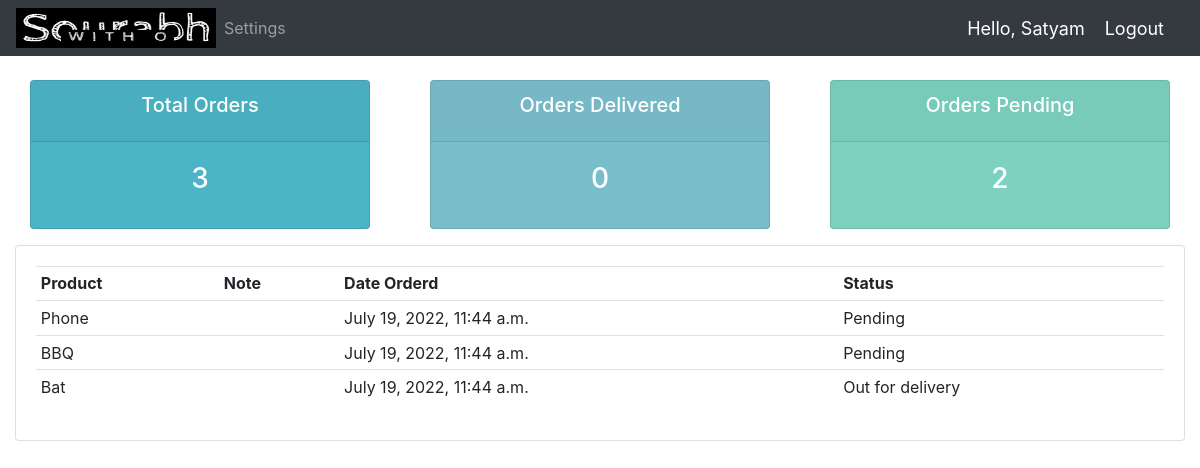
Screenshot of /user/ (signed in) with the database file from the repository.
### accounts/models.py (models this page shows, shortened)
class Order(models.Model):
    STATUS=(
        ('Pending','Pending'),
        ('Out for delivery','Out for delivery'),
        ('Delivered','Delivered'),
    )
    customer=models.ForeignKey(Customer,null=True,on_delete=models.SET_NULL)
    product=models.ForeignKey(Product,null=True,on_delete=models.SET_NULL)
    date_created=models.DateTimeField(auto_now_add=True,null=True)
    status=models.CharField(max_length=200,null=True,choices=STATUS)

class Product(models.Model):
    CATEGORY=(
        ('Electronic','Electronic'),
        ('Decor','Decor'),
        ('Sports','Sports'),
        ('Artistic','Artistic'),
    )
    name=models.CharField(max_length=200,null=True)
    price=models.FloatField(null=True)
    category=models.CharField(max_length=200,null=True,choices=CATEGORY)
    description=models.CharField(max_length=200,null=True,blank=True)
    date_added=models.DateTimeField(auto_now_add=True,null=True)
    tags=models.ManyToManyField(Tag)
    def __str__(self):
        return self.name

### accounts/views.py (the view)
# urls.py: path('user/', views.userPage, name="user-page"),
def userPage(request):
	orders = request.user.customer.order_set.all()
	total_orders = orders.count()
	delivered = orders.filter(status='Delivered').count()
	pending = orders.filter(status='Pending').count()
	context = {'orders':orders, 'total_orders':total_orders,
	'delivered':delivered,'pending':pending}
	return render(request, 'accounts/user.html', context)

### accounts/templates/accounts/user.html
{%  extends 'accounts/main.html' %}
{% block content %}
{%  include 'accounts/status.html' %}
<div class="row">
	<div class="col-md">
		<div class="card card-body">
			<table class="table table-sm">
				<tr>
					<th>Product</th>
					<th>Note</th>
					<th>Date Orderd</th>
					<th>Status</th>
				</tr>
				{% for order in orders %}
				<tr>
					<td>{{order.product}}</td>
					<td>{{order.note}}</td>
					<td>{{order.date_created}}</td>
					<td>{{order.status}}</td>
				</tr>
				{% endfor %}
			</table>
		</div>
	</div>
</div>
{% endblock content %}

### accounts/templates/accounts/navbar.html (shortened to what this page needs)
{%load static%}
<nav class="navbar navbar-expand-lg navbar-dark bg-dark">
    <img src="{% static '/images/logo.png'%}" width="200" height="40"/>
    <div class="collapse navbar-collapse" id="navbarNav">
      <ul class="navbar-nav">
        {% if request.user.is_staff %}
        <li class="nav-item active">
          <a class="nav-link" href="{% url 'home'%}">DashBoard<span class="sr-only">(current)</span></a>
        </li>
        <li class="nav-item">
          <a class="nav-link" href="{% url 'products'%}">Products</a>
        </li>
        {% else %}
        <li class="nav-item">
          <a class="nav-link" href="{% url 'account' %}">Settings</a>
        </li>
        {% endif %}
      </ul>
    </div>
    <span class="hello-msg">Hello, {{request.user}}</span>
  <span ><a  class="hello-msg" href="{% url 'logout' %}">Logout</a></span>
  </nav>

### accounts/templates/accounts/navbar.html (style rules this page uses)
.hello-msg { font-size: 18px; color: #fff; margin-right: 20px; }

### rows the page displays
Order: product "Phone", date_created "July 19, 2022, 11:44 a.m.", status "Pending"
Order: product "BBQ", date_created "July 19, 2022, 11:44 a.m.", status "Pending"
Order: product "Bat", date_created "July 19, 2022, 11:44 a.m.", status "Out for delivery"

### other values shown
{{ request.user }} "Satyam"
{{ total_orders }} "3"
{{ delivered }} "0"
{{ pending }} "2"
